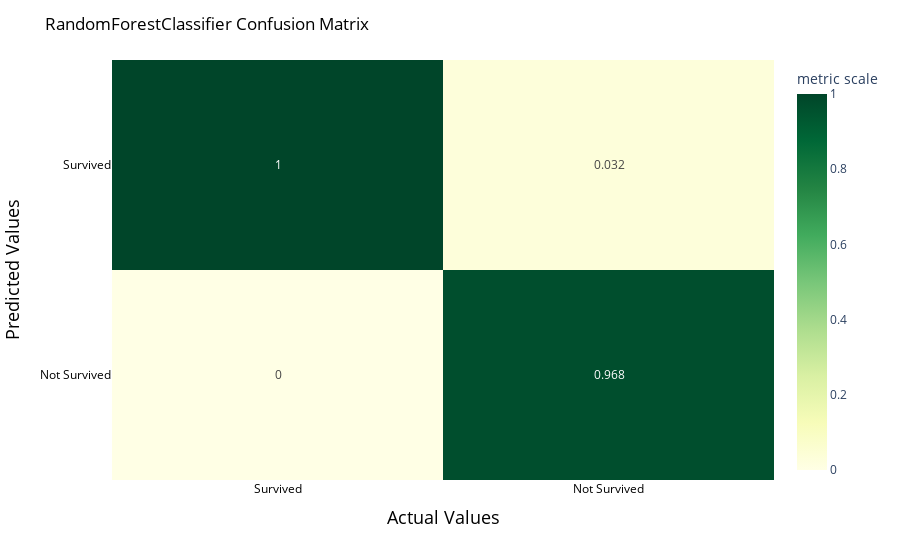

This figure's notebook cell:
### Code cell
read_from_json("model/RandomForest_CM.json")

### Figure 1 — Plotly figure (JSON) as saved in the notebook; plotly's stock layout.template omitted (floating-point values rounded to 4 significant figures)
{"data": [{"coloraxis": "coloraxis", "hovertemplate": "Actual Values: %{x}<br>Predicted Values: %{y}<br>metric scale: %{z}<extra></extra>", "name": "0", "texttemplate": "%{z}", "type": "heatmap", "x": [0, 1], "xaxis": "x", "y": ["Survived", "Not Survived"], "yaxis": "y", "z": [[1, 0.032], [0, 0.968]]}], "layout": {"autosize": false, "coloraxis": {"colorbar": {"title": {"text": "metric scale"}}, "colorscale": [[0, "rgb(255,255,229)"], [0.125, "rgb(247,252,185)"], [0.25, "rgb(217,240,163)"], [0.375, "rgb(173,221,142)"], [0.5, "rgb(120,198,121)"], [0.625, "rgb(65,171,93)"], [0.75, "rgb(35,132,67)"], [0.875, "rgb(0,104,55)"], [1, "rgb(0,69,41)"]]}, "margin": {"t": 60}, "title": {"font": {"color": "black"}, "text": "RandomForestClassifier Confusion Matrix"}, "xaxis": {"anchor": "y", "color": "black", "constrain": "domain", "domain": [0, 1], "dtick": 20, "scaleanchor": "y", "showticklabels": true, "tickmode": "array", "ticktext": ["Survived", "Not Survived"], "tickvals": [0, 1], "title": {"font": {"size": 18}, "text": "Actual Values"}}, "yaxis": {"anchor": "x", "autorange": "reversed", "color": "black", "constrain": "domain", "domain": [0, 1], "dtick": 20, "showticklabels": true, "tickmode": "array", "ticktext": ["Survived", "Not Survived"], "tickvals": [0, 1], "title": {"font": {"size": 18}, "text": "Predicted Values"}}}}
